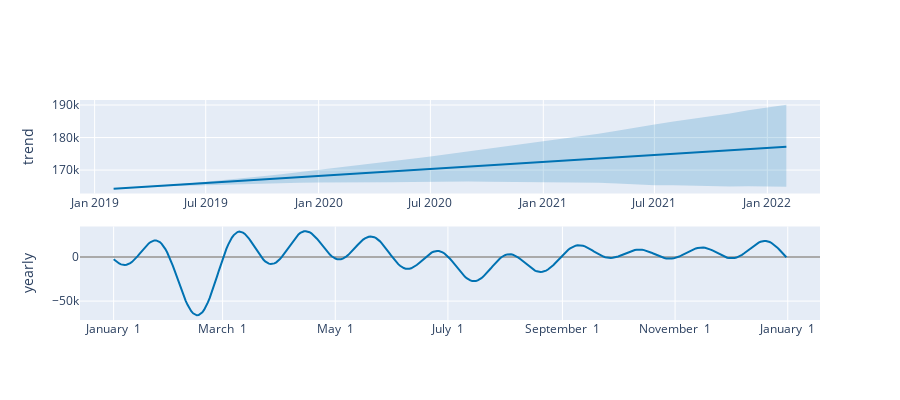

Source (notebook cell):
### Code cell
plot_components_plotly(model, newcastle_forecast)
